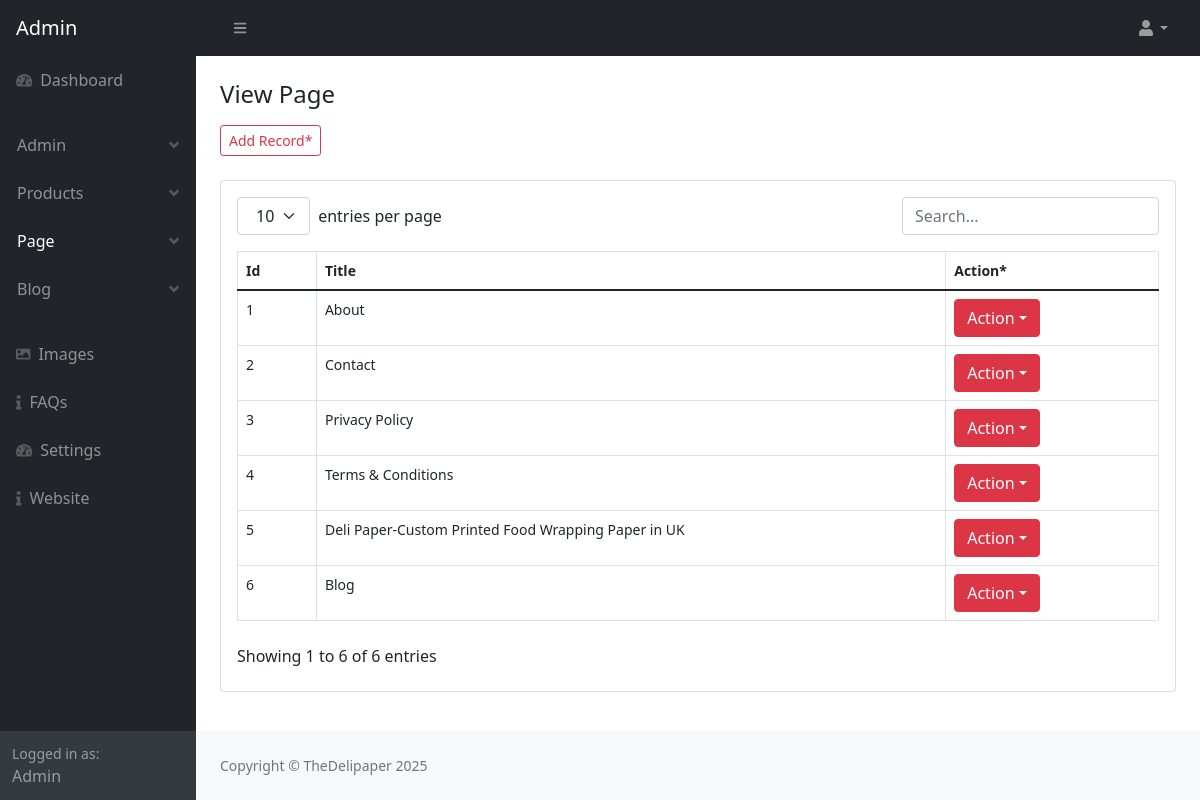
The page /admin/page_view.php (signed in) on the database as committed earlier.
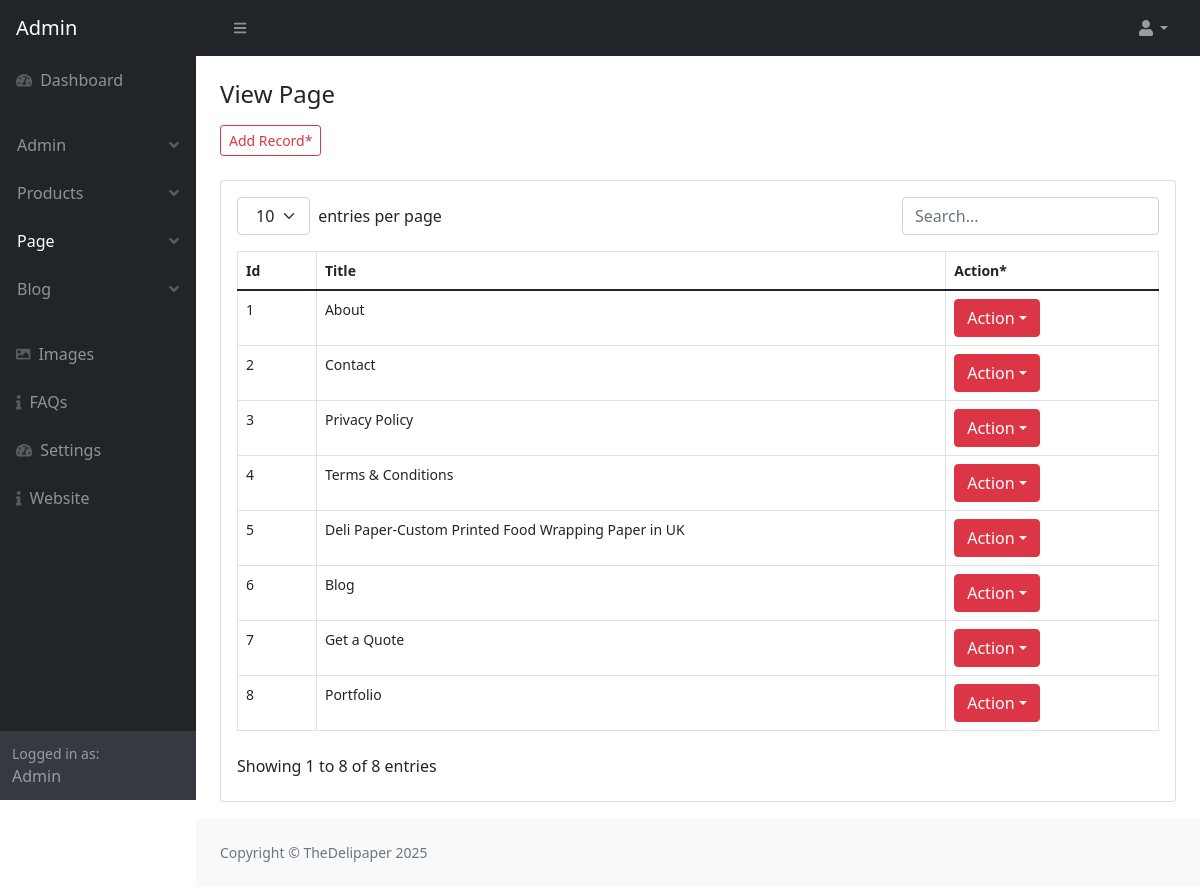
The same page on the database as committed later.
### tables this page shows
CREATE TABLE `page` (
  `page_id` int(11) NOT NULL AUTO_INCREMENT,
  `page` varchar(200) NOT NULL,
  `page_title` varchar(500) NOT NULL,
  `page_url` varchar(400) NOT NULL,
  `page_content` text NOT NULL,
  `page_index` varchar(255) NOT NULL,
  PRIMARY KEY (`page_id`)
);

### admin/page_view.php (the view, shortened to what this page needs)
<?php
require_once('parts/top.php'); ?>
</head>
<body class="sb-nav-fixed">
    <?php require_once('parts/navbar.php'); ?>
    <div id="layoutSidenav">
        <?php require_once('parts/sidebar.php'); ?>
        <div id="layoutSidenav_content" class="">
            <main class="">
                <div class="container-fluid  px-4">
                    <div class="page-header">
                        <div class="col-12 mt-4 mb-4">
                            <h4 class="mb-3">View Page</h4>
                            <a href="page_add.php" class="btn btn-sm  btn-outline-danger">Add Record*</a>
                        </div>
                    </div>
                    <div class="card mb-3 bg-white">
                        <div class="card-body ">
                            <table id="datatablesSimple" class="table table-hover table-sm table-responsive">
                                <thead>
                                    <tr>
                                        <th>Id</th>
                                        <th>Title</th>
                                        <th>Action*</th>
                                    </tr>
                                </thead>
                                <tbody>
                                    <?php
                                    require_once('parts/db.php');
                                    $select = "SELECT * FROM page ";
                                    $run = mysqli_query($conn, $select);
                                    while ($row = mysqli_fetch_array($run)) {
                                        $page_id = $row['page_id'];
                                        $page_title = $row['page_title'];
                                    ?>
                                    <tr>
                                        <td><?php echo $page_id; ?></td>
                                        <td><?php echo $page_title; ?></td>
                                        <td>
                                            <ul class="navbar-nav ms-auto ms-md-0 me-3 me-lg-4">
                                                <li class="nav-item dropdown">
                                                    <button class="btn btn-danger dropdown-toggle" id="navbarDropdown"
                                                        href="#" role="button" data-bs-toggle="dropdown"
                                                        aria-expanded="false">Action</i></button>
                                                </li>
                                            </ul>
                                        </td>
                                    </tr>
                                    <?php    } ?>
                                </tbody>
                            </table>
                        </div>
                    </div>
            </main>
            <?php require_once('parts/footer.php'); ?>
        </div>
    </div>
</body>
</html>

Rows that differ between the two databases and show on the page:
added page: page_id "7", page_title "Get a Quote"
added page: page_id "8", page_title "Portfolio"
Other text that changed with them:
text written by a page script: "entries per page Showing 1 to 6 of 6 entries" → "entries per page Showing 1 to 8 of 8 entries"
